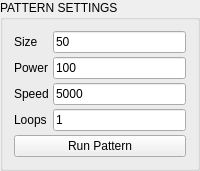
             <widget class="QGroupBox" name="gb_pattern_settings">
              <property name="sizePolicy">
               <sizepolicy hsizetype="Expanding" vsizetype="Expanding">
                <horstretch>0</horstretch>
                <verstretch>0</verstretch>
               </sizepolicy>
              </property>
              <property name="title">
               <string>PATTERN SETTINGS</string>
              </property>
              <layout class="QVBoxLayout">
               <property name="spacing">
                <number>4</number>
               </property>
               <item>
                <layout class="QFormLayout">
                 <property name="horizontalSpacing">
                  <number>4</number>
                 </property>
                 <property name="verticalSpacing">
                  <number>4</number>
                 </property>
                 <item row="0" column="0">
                  <widget class="QLabel" name="label">
                   <property name="text">
                    <string>Size</string>
                   </property>
                  </widget>
                 </item>
                 <item row="0" column="1">
                  <widget class="QLineEdit" name="lineEdit">
                   <property name="text">
                    <string>50</string>
                   </property>
                  </widget>
                 </item>
                 <item row="1" column="0">
                  <widget class="QLabel" name="label">
                   <property name="text">
                    <string>Power</string>
                   </property>
                  </widget>
                 </item>
                 <item row="1" column="1">
                  <widget class="QLineEdit" name="lineEdit">
                   <property name="text">
                    <string>100</string>
                   </property>
                  </widget>
                 </item>
                 <item row="2" column="0">
                  <widget class="QLabel" name="label">
                   <property name="text">
                    <string>Speed</string>
                   </property>
                  </widget>
                 </item>
                 <item row="2" column="1">
                  <widget class="QLineEdit" name="lineEdit">
                   <property name="text">
                    <string>5000</string>
                   </property>
                  </widget>
                 </item>
                 <item row="3" column="0">
                  <widget class="QLabel" name="label">
                   <property name="text">
                    <string>Loops</string>
                   </property>
                  </widget>
                 </item>
                 <item row="3" column="1">
                  <widget class="QLineEdit" name="lineEdit">
                   <property name="text">
                    <string>1</string>
                   </property>
                  </widget>
                 </item>
                </layout>
               </item>
               <item>
                <widget class="QPushButton" name="pushButton">
                 <property name="minimumSize">
                  <size>
                   <width>0</width>
                   <height>20</height>
                  </size>
                 </property>
                 <property name="text">
                  <string>Run Pattern</string>
                 </property>
                </widget>
               </item>
              </layout>
             </widget>
